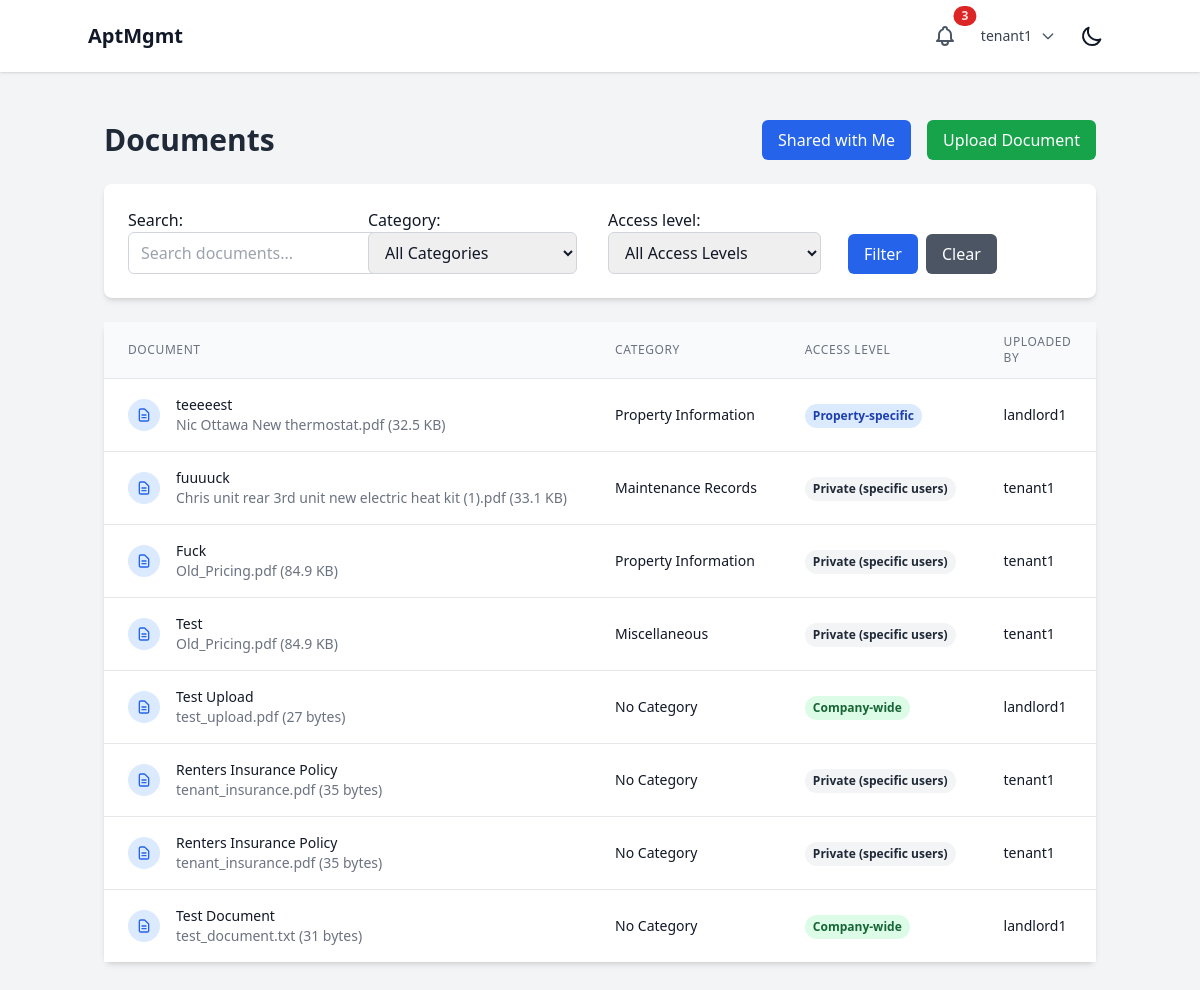
Page /documents/ (signed in) on the earlier database version.
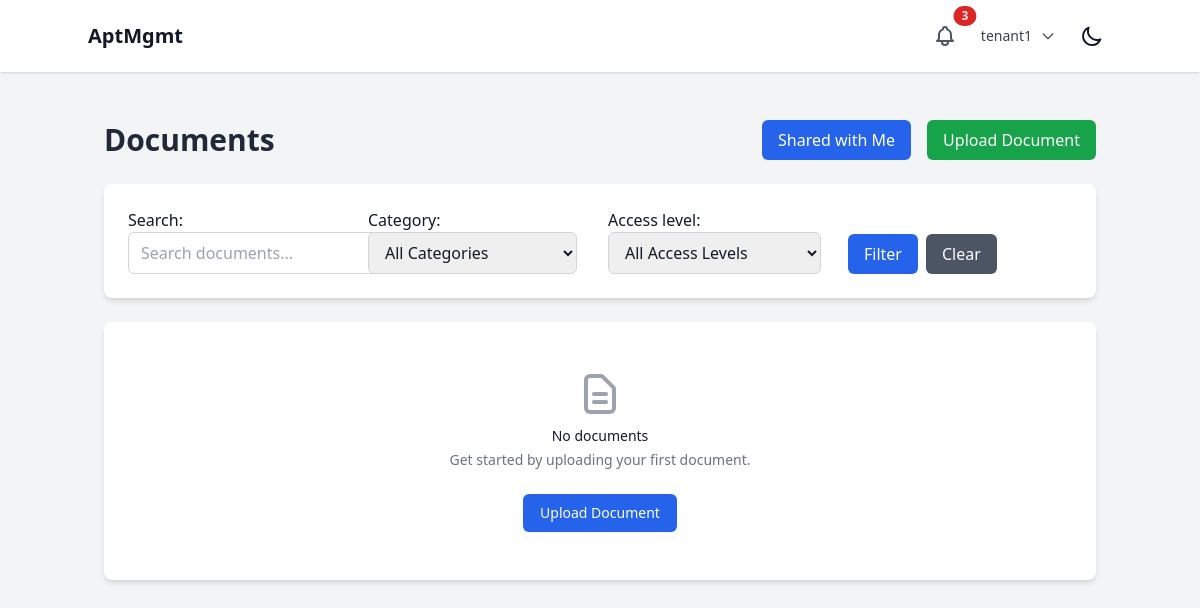
Same page on the later database version.
### documents/models.py (models this page shows, shortened)
class Document(models.Model):
    class AccessLevel(models.TextChoices):
        COMPANY = "COMPANY", "Company-wide"
        PROPERTY = "PROPERTY", "Property-specific"
        UNIT = "UNIT", "Unit-specific"
        PRIVATE = "PRIVATE", "Private (specific users)"
    title = models.CharField(max_length=255)
    description = models.TextField(blank=True)
    file = models.FileField(upload_to=document_upload_path)
    original_filename = models.CharField(max_length=255)
    file_size = models.PositiveIntegerField()
    file_type = models.CharField(max_length=100)
    category = models.ForeignKey(DocumentCategory, on_delete=models.SET_NULL, null=True, blank=True)
    company = models.ForeignKey(Company, on_delete=models.CASCADE, related_name="documents")
    property = models.ForeignKey(Property, on_delete=models.CASCADE, related_name="documents", null=True, blank=True)
    unit = models.ForeignKey(ApartmentUnit, on_delete=models.CASCADE, related_name="documents", null=True, blank=True)
    access_level = models.CharField(max_length=20, choices=AccessLevel.choices, default=AccessLevel.COMPANY)
    allowed_users = models.ManyToManyField(User, related_name="accessible_documents", blank=True)
    allowed_roles = models.JSONField(default=list, blank=True)  # List of role strings
    uploaded_by = models.ForeignKey(User, on_delete=models.CASCADE, related_name="uploaded_documents")
    created_at = models.DateTimeField(auto_now_add=True)
    updated_at = models.DateTimeField(auto_now=True)
    is_active = models.BooleanField(default=True)
    class Meta:
        ordering = ['-created_at']
        indexes = [
            models.Index(fields=['company', 'access_level']),
            models.Index(fields=['property']),
            models.Index(fields=['created_at']),
        ]
    def is_accessible_by_user(self, user):
        if user.role == 'SUPERUSER' or user.is_superuser:
            return True
        if self.uploaded_by == user:
            return True
        if user.company != self.company:
            return False
        if self.allowed_users.filter(id=user.id).exists():
            return True
        if user.role in self.allowed_roles:
            return True
        if self.allowed_roles:
            return False
        if self.access_level == self.AccessLevel.COMPANY:
            return True
        elif self.access_level == self.AccessLevel.PROPERTY:
            return user.property == self.property
        elif self.access_level == self.AccessLevel.UNIT:
            return user.property == self.property and hasattr(user, 'unit') and user.unit == self.unit
        return False

class DocumentCategory(models.Model):
    name = models.CharField(max_length=100)
    description = models.TextField(blank=True)
    created_at = models.DateTimeField(auto_now_add=True)
    class Meta:
        verbose_name_plural = "Document Categories"
    def __str__(self):
        return self.name

### users/models.py (models this page shows, shortened)
class User(AbstractUser):
    class Role(models.TextChoices):
        SUPERUSER = "SUPERUSER", "Superuser"
        LANDLORD = "LANDLORD", "Landlord"
        EMPLOYEE = "EMPLOYEE", "Employee"
        TENANT = "TENANT", "Tenant"
    role = models.CharField(max_length=50, choices=Role.choices)
    company = models.ForeignKey(Company, on_delete=models.CASCADE, related_name="users", null=True, blank=True)
    property = models.ForeignKey(Property, on_delete=models.SET_NULL, related_name="users", null=True, blank=True)

### documents/views.py (the view, shortened to what this page needs)
# urls.py: path('', views.document_list, name='list'),
@login_required
def document_list(request):
    if request.user.role == 'SUPERUSER' or request.user.is_superuser:
        documents = Document.objects.filter(is_active=True)
    elif request.user.company:
        documents = Document.objects.filter(
            company=request.user.company,
            is_active=True
        )
    else:
        documents = Document.objects.none()
    filter_form = DocumentFilterForm(request.GET)
    if filter_form.is_valid():
        if filter_form.cleaned_data['category']:
            documents = documents.filter(category=filter_form.cleaned_data['category'])
        if filter_form.cleaned_data['access_level']:
            documents = documents.filter(access_level=filter_form.cleaned_data['access_level'])
    accessible_documents = [doc for doc in documents if doc.is_accessible_by_user(request.user)]
    paginator = Paginator(accessible_documents, 10)
    page_number = request.GET.get('page')
    page_obj = paginator.get_page(page_number)
    context = {
        'page_obj': page_obj,
        'filter_form': filter_form,
        'total_documents': len(accessible_documents),
    }
    return render(request, 'documents/list.html', context)

### documents/forms.py
class DocumentFilterForm(forms.Form):
    category = forms.ModelChoiceField(
        queryset=DocumentCategory.objects.all(),
        required=False,
        empty_label="All Categories",
        widget=forms.Select(attrs={
            'class': 'px-3 py-2 border border-gray-300 rounded-md focus:outline-none focus:ring-2 focus:ring-blue-500'
        })
    )
    access_level = forms.ChoiceField(
        choices=[('', 'All Access Levels')] + Document.AccessLevel.choices,
        required=False,
        widget=forms.Select(attrs={
            'class': 'px-3 py-2 border border-gray-300 rounded-md focus:outline-none focus:ring-2 focus:ring-blue-500'
        })
    )
    search = forms.CharField(
        required=False,
        widget=forms.TextInput(attrs={
            'class': 'px-3 py-2 border border-gray-300 rounded-md focus:outline-none focus:ring-2 focus:ring-blue-500',
            'placeholder': 'Search documents...'
        })
    )

### documents/templates/documents/list.html (shortened to what the changed rows need)
{% extends 'base.html' %}
{% block content %}
<div class="container mx-auto px-4 py-8">
    <div class="flex justify-between items-center mb-6">
        <h1 class="text-3xl font-bold text-gray-800 dark:text-white">Documents</h1>
    </div>
    <div class="bg-white dark:bg-gray-800 rounded-lg shadow-md">
        {% if page_obj %}
            <div class="overflow-x-auto">
                <table class="min-w-full divide-y divide-gray-200 dark:divide-gray-700">
                    <thead class="bg-gray-50 dark:bg-gray-700">
                        <tr>
                            <th class="px-6 py-3 text-left text-xs font-medium text-gray-500 dark:text-gray-300 uppercase tracking-wider">
                                Document
                            </th>
                            <th class="px-6 py-3 text-left text-xs font-medium text-gray-500 dark:text-gray-300 uppercase tracking-wider">
                                Category
                            </th>
                            <th class="px-6 py-3 text-left text-xs font-medium text-gray-500 dark:text-gray-300 uppercase tracking-wider">
                                Access Level
                            </th>
                            <th class="px-6 py-3 text-left text-xs font-medium text-gray-500 dark:text-gray-300 uppercase tracking-wider">
                                Uploaded By
                            </th>
                        </tr>
                    </thead>
                    <tbody class="bg-white dark:bg-gray-800 divide-y divide-gray-200 dark:divide-gray-700">
                        {% for document in page_obj %}
                        <tr class="hover:bg-gray-50 dark:hover:bg-gray-700">
                            <td class="px-6 py-4 whitespace-nowrap">
                                <div class="flex items-center">
                                    <div class="flex-shrink-0 h-8 w-8">
                                        <div class="h-8 w-8 bg-blue-100 dark:bg-blue-900 rounded-full flex items-center justify-center">
                                            <svg class="h-4 w-4 text-blue-600 dark:text-blue-400" fill="none" stroke="currentColor" viewBox="0 0 24 24">
                                                <path stroke-linecap="round" stroke-linejoin="round" stroke-width="2" d="M9 12h6m-6 4h6m2 5H7a2 2 0 01-2-2V5a2 2 0 012-2h5.586a1 1 0 01.707.293l5.414 5.414a1 1 0 01.293.707V19a2 2 0 01-2 2z"></path>
                                            </svg>
                                        </div>
                                    </div>
                                    <div class="ml-4">
                                        <div class="text-sm font-medium text-gray-900 dark:text-white">
                                            <a href="{% url 'documents:detail' document.id %}" class="hover:underline">
                                                {{ document.title }}
                                            </a>
                                        </div>
                                        <div class="text-sm text-gray-500 dark:text-gray-400">
                                            {{ document.original_filename }} ({{ document.file_size|filesizeformat }})
                                        </div>
                                    </div>
                                </div>
                            </td>
                            <td class="px-6 py-4 whitespace-nowrap text-sm text-gray-900 dark:text-white">
                                {{ document.category.name|default:"No Category" }}
                            </td>
                            <td class="px-6 py-4 whitespace-nowrap">
                                <span class="inline-flex px-2 py-1 text-xs font-semibold rounded-full
                                    {% if document.access_level == 'COMPANY' %}bg-green-100 text-green-800 dark:bg-green-900 dark:text-green-200
                                    {% elif document.access_level == 'PROPERTY' %}bg-blue-100 text-blue-800 dark:bg-blue-900 dark:text-blue-200
                                    {% elif document.access_level == 'UNIT' %}bg-yellow-100 text-yellow-800 dark:bg-yellow-900 dark:text-yellow-200
                                    {% else %}bg-gray-100 text-gray-800 dark:bg-gray-900 dark:text-gray-200{% endif %}">
                                    {{ document.get_access_level_display }}
                                </span>
                            </td>
                            <td class="px-6 py-4 whitespace-nowrap text-sm text-gray-900 dark:text-white">
                                {{ document.uploaded_by.get_full_name|default:document.uploaded_by.username }}
                            </td>
                        </tr>
                        {% endfor %}
                    </tbody>
                </table>
            </div>
        {% else %}
            <div class="text-center py-12">
                <svg class="mx-auto h-12 w-12 text-gray-400" fill="none" stroke="currentColor" viewBox="0 0 24 24">
                    <path stroke-linecap="round" stroke-linejoin="round" stroke-width="2" d="M9 12h6m-6 4h6m2 5H7a2 2 0 01-2-2V5a2 2 0 012-2h5.586a1 1 0 01.707.293l5.414 5.414a1 1 0 01.293.707V19a2 2 0 01-2 2z"></path>
                </svg>
                <h3 class="mt-2 text-sm font-medium text-gray-900 dark:text-white">No documents</h3>
                <p class="mt-1 text-sm text-gray-500 dark:text-gray-400">Get started by uploading your first document.</p>
                <div class="mt-6">
                    <a href="{% url 'documents:upload' %}" class="inline-flex items-center px-4 py-2 border border-transparent shadow-sm text-sm font-medium rounded-md text-white bg-blue-600 hover:bg-blue-700">
                        Upload Document
                    </a>
                </div>
            </div>
        {% endif %}
    </div>
</div>
{% endblock %}

Differences in the rows shown:
no longer on this page (row edited): Document: title "teeeeest", original_filename "Nic Ottawa New thermostat.pdf", file_size|filesizeformat "32.5 KB", category.name "Property Information", access_level "Property-specific", uploaded_by.get_full_name "landlord1"
no longer on this page (row edited): Document: title "fuuuuck", original_filename "Chris unit rear 3rd unit new electric heat kit (1).pdf", file_size|filesizeformat "33.1 KB", category.name "Maintenance Records", access_level "Private (specific users)", uploaded_by.get_full_name "tenant1"
no longer on this page (row edited): Document: title "Fuck", original_filename "Old_Pricing.pdf", file_size|filesizeformat "84.9 KB", category.name "Property Information", access_level "Private (specific users)", uploaded_by.get_full_name "tenant1"
no longer on this page (row edited): Document: title "Test", original_filename "Old_Pricing.pdf", file_size|filesizeformat "84.9 KB", category.name "Miscellaneous", access_level "Private (specific users)", uploaded_by.get_full_name "tenant1"
no longer on this page (row edited): Document: title "Test Upload", original_filename "test_upload.pdf", file_size|filesizeformat "27 bytes", category.name "No Category", access_level "Company-wide", uploaded_by.get_full_name "landlord1"
no longer on this page (row edited): Document: title "Renters Insurance Policy", original_filename "tenant_insurance.pdf", file_size|filesizeformat "35 bytes", category.name "No Category", access_level "Private (specific users)", uploaded_by.get_full_name "tenant1"
no longer on this page (row edited): Document: title "Renters Insurance Policy", original_filename "tenant_insurance.pdf", file_size|filesizeformat "35 bytes", category.name "No Category", access_level "Private (specific users)", uploaded_by.get_full_name "tenant1"
no longer on this page (row edited): Document: title "Test Document", original_filename "test_document.txt", file_size|filesizeformat "31 bytes", category.name "No Category", access_level "Company-wide", uploaded_by.get_full_name "landlord1"
Other differences:
text no longer shown: "DOCUMENT CATEGORY ACCESS LEVEL UPLOADED BY"
text now shown: "No documents Get started by uploading your first document. Upload Document"
